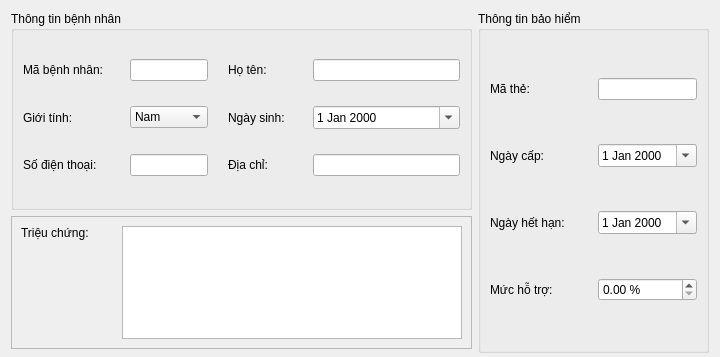
        <widget class="QWidget" name="patientInfo_tab">
         <property name="sizePolicy">
          <sizepolicy hsizetype="Expanding" vsizetype="Expanding">
           <horstretch>0</horstretch>
           <verstretch>0</verstretch>
          </sizepolicy>
         </property>
         <attribute name="title">
          <string>Thông tin bệnh nhân</string>
         </attribute>
         <layout class="QHBoxLayout" name="horizontalLayout_20" stretch="2,1">
          <property name="bottomMargin">
           <number>0</number>
          </property>
          <item>
           <layout class="QVBoxLayout" name="verticalLayout_8" stretch="3,2">
            <property name="bottomMargin">
             <number>8</number>
            </property>
            <item>
             <widget class="QGroupBox" name="personalInfo_groupBox">
              <property name="title">
               <string>Thông tin bệnh nhân</string>
              </property>
              <layout class="QGridLayout" name="gridLayout_5" columnstretch="4,5">
               <property name="horizontalSpacing">
                <number>20</number>
               </property>
               <item row="0" column="0">
                <layout class="QHBoxLayout" name="horizontalLayout_31">
                 <item>
                  <widget class="QLabel" name="patientId_label_2">
                   <property name="sizePolicy">
                    <sizepolicy hsizetype="Maximum" vsizetype="Preferred">
                     <horstretch>0</horstretch>
                     <verstretch>0</verstretch>
                    </sizepolicy>
                   </property>
                   <property name="minimumSize">
                    <size>
                     <width>107</width>
                     <height>0</height>
                    </size>
                   </property>
                   <property name="text">
                    <string>Mã bệnh nhân:</string>
                   </property>
                  </widget>
                 </item>
                 <item>
                  <widget class="QLineEdit" name="patientId_lineEdit_2"/>
                 </item>
                </layout>
               </item>
               <item row="0" column="1">
                <layout class="QHBoxLayout" name="horizontalLayout_32">
                 <item>
                  <widget class="QLabel" name="patientName_label">
                   <property name="sizePolicy">
                    <sizepolicy hsizetype="Maximum" vsizetype="Preferred">
                     <horstretch>0</horstretch>
                     <verstretch>0</verstretch>
                    </sizepolicy>
                   </property>
                   <property name="minimumSize">
                    <size>
                     <width>85</width>
                     <height>0</height>
                    </size>
                   </property>
                   <property name="text">
                    <string>Họ tên:</string>
                   </property>
                  </widget>
                 </item>
                 <item>
                  <widget class="QLineEdit" name="patientName_lineEdit_3"/>
                 </item>
                </layout>
               </item>
               <item row="1" column="0">
                <layout class="QHBoxLayout" name="horizontalLayout_33">
                 <item>
                  <widget class="QLabel" name="gender_label">
                   <property name="sizePolicy">
                    <sizepolicy hsizetype="Maximum" vsizetype="Preferred">
                     <horstretch>0</horstretch>
                     <verstretch>0</verstretch>
                    </sizepolicy>
                   </property>
                   <property name="minimumSize">
                    <size>
                     <width>107</width>
                     <height>0</height>
                    </size>
                   </property>
                   <property name="text">
                    <string>Giới tính:</string>
                   </property>
                  </widget>
                 </item>
                 <item>
                  <widget class="QComboBox" name="gender_comboBox">
                   <property name="sizePolicy">
                    <sizepolicy hsizetype="Expanding" vsizetype="Fixed">
                     <horstretch>0</horstretch>
                     <verstretch>0</verstretch>
                    </sizepolicy>
                   </property>
                   <item>
                    <property name="text">
                     <string>Nam</string>
                    </property>
                   </item>
                   <item>
                    <property name="text">
                     <string>Nữ</string>
                    </property>
                   </item>
                  </widget>
                 </item>
                </layout>
               </item>
               <item row="1" column="1">
                <layout class="QHBoxLayout" name="horizontalLayout_34">
                 <item>
                  <widget class="QLabel" name="dob_label">
                   <property name="sizePolicy">
                    <sizepolicy hsizetype="Maximum" vsizetype="Preferred">
                     <horstretch>0</horstretch>
                     <verstretch>0</verstretch>
                    </sizepolicy>
                   </property>
                   <property name="minimumSize">
                    <size>
                     <width>85</width>
                     <height>0</height>
                    </size>
                   </property>
                   <property name="text">
                    <string>Ngày sinh:</string>
                   </property>
                  </widget>
                 </item>
                 <item>
                  <widget class="QDateEdit" name="dob_dateEdit">
                   <property name="sizePolicy">
                    <sizepolicy hsizetype="Expanding" vsizetype="Fixed">
                     <horstretch>0</horstretch>
                     <verstretch>0</verstretch>
                    </sizepolicy>
                   </property>
                   <property name="calendarPopup">
                    <bool>true</bool>
                   </property>
                  </widget>
                 </item>
                </layout>
               </item>
               <item row="2" column="0">
                <layout class="QHBoxLayout" name="horizontalLayout_35">
                 <item>
                  <widget class="QLabel" name="phone_label">
                   <property name="sizePolicy">
                    <sizepolicy hsizetype="Maximum" vsizetype="Preferred">
                     <horstretch>0</horstretch>
                     <verstretch>0</verstretch>
                    </sizepolicy>
                   </property>
                   <property name="minimumSize">
                    <size>
                     <width>107</width>
                     <height>0</height>
                    </size>
                   </property>
                   <property name="text">
                    <string>Số điện thoại:</string>
                   </property>
                  </widget>
                 </item>
                 <item>
                  <widget class="QLineEdit" name="phone_lineEdit"/>
                 </item>
                </layout>
               </item>
               <item row="2" column="1">
                <layout class="QHBoxLayout" name="horizontalLayout_36">
                 <item>
                  <widget class="QLabel" name="address_label">
                   <property name="sizePolicy">
                    <sizepolicy hsizetype="Maximum" vsizetype="Preferred">
                     <horstretch>0</horstretch>
                     <verstretch>0</verstretch>
                    </sizepolicy>
                   </property>
                   <property name="minimumSize">
                    <size>
                     <width>85</width>
                     <height>0</height>
                    </size>
                   </property>
                   <property name="text">
                    <string>Địa chỉ:</string>
                   </property>
                  </widget>
                 </item>
                 <item>
                  <widget class="QLineEdit" name="address_lineEdit"/>
                 </item>
                </layout>
               </item>
              </layout>
             </widget>
            </item>
            <item>
             <widget class="QFrame" name="symptom_frame">
              <property name="frameShape">
               <enum>QFrame::StyledPanel</enum>
              </property>
              <property name="frameShadow">
               <enum>QFrame::Raised</enum>
              </property>
              <layout class="QHBoxLayout" name="horizontalLayout_41">
               <item>
                <widget class="QLabel" name="symptom_label">
                 <property name="sizePolicy">
                  <sizepolicy hsizetype="Maximum" vsizetype="Expanding">
                   <horstretch>0</horstretch>
                   <verstretch>0</verstretch>
                  </sizepolicy>
                 </property>
                 <property name="minimumSize">
                  <size>
                   <width>95</width>
                   <height>0</height>
                  </size>
                 </property>
                 <property name="text">
                  <string>Triệu chứng:</string>
                 </property>
                 <property name="alignment">
                  <set>Qt::AlignLeading|Qt::AlignLeft|Qt::AlignTop</set>
                 </property>
                </widget>
               </item>
               <item>
                <widget class="QPlainTextEdit" name="symptom_plainTextEdit"/>
               </item>
              </layout>
             </widget>
            </item>
           </layout>
          </item>
          <item>
           <layout class="QVBoxLayout" name="verticalLayout_6">
            <property name="bottomMargin">
             <number>4</number>
            </property>
            <item>
             <widget class="QGroupBox" name="insuranceInfo_groupBox">
              <property name="enabled">
               <bool>true</bool>
              </property>
              <property name="title">
               <string>Thông tin bảo hiểm</string>
              </property>
              <layout class="QVBoxLayout" name="verticalLayout_7">
               <item>
                <layout class="QHBoxLayout" name="horizontalLayout_38">
                 <item>
                  <widget class="QLabel" name="cardId_label">
                   <property name="sizePolicy">
                    <sizepolicy hsizetype="Maximum" vsizetype="Preferred">
                     <horstretch>0</horstretch>
                     <verstretch>0</verstretch>
                    </sizepolicy>
                   </property>
                   <property name="minimumSize">
                    <size>
                     <width>102</width>
                     <height>0</height>
                    </size>
                   </property>
                   <property name="text">
                    <string>Mã thẻ:</string>
                   </property>
                  </widget>
                 </item>
                 <item>
                  <widget class="QLineEdit" name="cardId_lineEdit">
                   <property name="sizePolicy">
                    <sizepolicy hsizetype="Expanding" vsizetype="Fixed">
                     <horstretch>0</horstretch>
                     <verstretch>0</verstretch>
                    </sizepolicy>
                   </property>
                  </widget>
                 </item>
                </layout>
               </item>
               <item>
                <layout class="QHBoxLayout" name="horizontalLayout_37">
                 <item>
                  <widget class="QLabel" name="issueDate_label">
                   <property name="sizePolicy">
                    <sizepolicy hsizetype="Maximum" vsizetype="Preferred">
                     <horstretch>0</horstretch>
                     <verstretch>0</verstretch>
                    </sizepolicy>
                   </property>
                   <property name="minimumSize">
                    <size>
                     <width>102</width>
                     <height>0</height>
                    </size>
                   </property>
                   <property name="text">
                    <string>Ngày cấp:</string>
                   </property>
                  </widget>
                 </item>
                 <item>
                  <widget class="QDateEdit" name="issueDate_dateEdit">
                   <property name="sizePolicy">
                    <sizepolicy hsizetype="Expanding" vsizetype="Fixed">
                     <horstretch>0</horstretch>
                     <verstretch>0</verstretch>
                    </sizepolicy>
                   </property>
                   <property name="calendarPopup">
                    <bool>true</bool>
                   </property>
                  </widget>
                 </item>
                </layout>
               </item>
               <item>
                <layout class="QHBoxLayout" name="horizontalLayout_39">
                 <item>
                  <widget class="QLabel" name="expiryDate_label">
                   <property name="sizePolicy">
                    <sizepolicy hsizetype="Maximum" vsizetype="Preferred">
                     <horstretch>0</horstretch>
                     <verstretch>0</verstretch>
                    </sizepolicy>
                   </property>
                   <property name="minimumSize">
                    <size>
                     <width>102</width>
                     <height>0</height>
                    </size>
                   </property>
                   <property name="text">
                    <string>Ngày hết hạn:</string>
                   </property>
                  </widget>
                 </item>
                 <item>
                  <widget class="QDateEdit" name="expiryDate_dateEdit">
                   <property name="sizePolicy">
                    <sizepolicy hsizetype="Expanding" vsizetype="Fixed">
                     <horstretch>0</horstretch>
                     <verstretch>0</verstretch>
                    </sizepolicy>
                   </property>
                   <property name="calendarPopup">
                    <bool>true</bool>
                   </property>
                  </widget>
                 </item>
                </layout>
               </item>
               <item>
                <layout class="QHBoxLayout" name="horizontalLayout_40">
                 <item>
                  <widget class="QLabel" name="coveragePercent_label">
                   <property name="sizePolicy">
                    <sizepolicy hsizetype="Maximum" vsizetype="Preferred">
                     <horstretch>0</horstretch>
                     <verstretch>0</verstretch>
                    </sizepolicy>
                   </property>
                   <property name="minimumSize">
                    <size>
                     <width>102</width>
                     <height>0</height>
                    </size>
                   </property>
                   <property name="text">
                    <string>Mức hỗ trợ:</string>
                   </property>
                  </widget>
                 </item>
                 <item>
                  <widget class="QDoubleSpinBox" name="coveragePercent_doubleSpinBox">
                   <property name="sizePolicy">
                    <sizepolicy hsizetype="Expanding" vsizetype="Fixed">
                     <horstretch>0</horstretch>
                     <verstretch>0</verstretch>
                    </sizepolicy>
                   </property>
                   <property name="suffix">
                    <string> %</string>
                   </property>
                   <property name="maximum">
                    <double>100.000000000000000</double>
                   </property>
                   <property name="singleStep">
                    <double>5.000000000000000</double>
                   </property>
                  </widget>
                 </item>
                </layout>
               </item>
              </layout>
             </widget>
            </item>
           </layout>
          </item>
         </layout>
        </widget>
